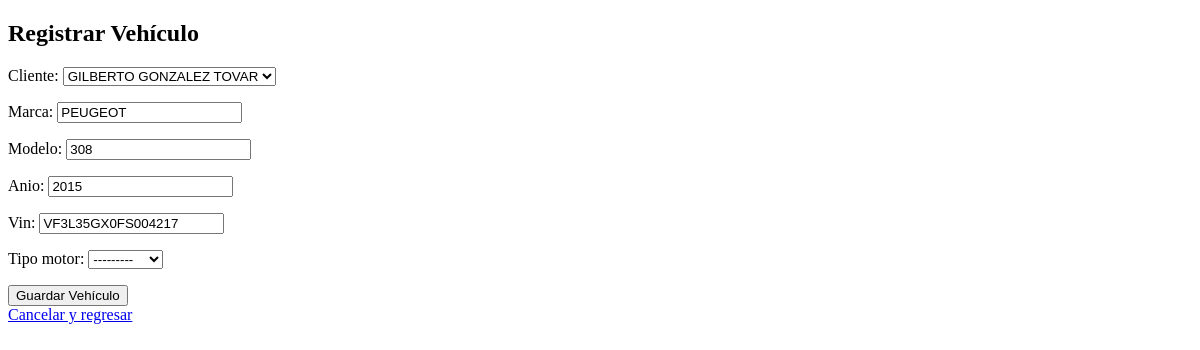
Before: /crm/vehiculos/editar/1/ with the older database file.
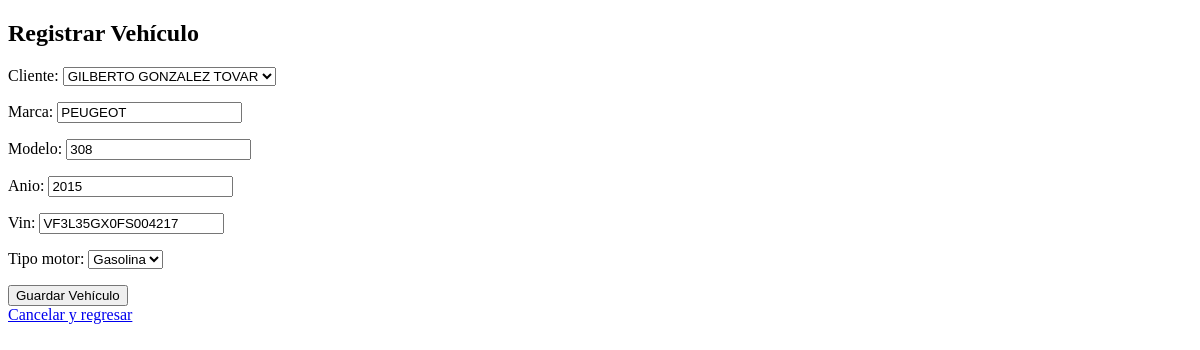
After: the same page with the newer database file.
### crm/models.py (models this page shows, shortened)
class Vehiculo(models.Model):
    cliente = models.ForeignKey(Cliente, on_delete=models.CASCADE)
    marca = models.CharField(max_length=50)
    modelo = models.CharField(max_length=50)
    anio = models.IntegerField()
    vin = models.CharField(max_length=17, unique=True, null=True, blank=True)
    tipo_motor = models.CharField(max_length=20, choices=[('Gasolina', 'Gasolina'), ('Diesel', 'Diesel'), ('Híbrido', 'Híbrido')])

### crm/views.py (the view)
# urls.py: path('vehiculos/editar/<int:pk>/', views.editar_vehiculo, name='editar_vehiculo'),
def editar_vehiculo(request, pk):
    vehiculo = get_object_or_404(Vehiculo, pk=pk)
    if request.method == 'POST':
        form = VehiculoForm(request.POST, instance=vehiculo)
        if form.is_valid():
            form.save()
            return redirect('listar_vehiculos')
    else:
        form = VehiculoForm(instance=vehiculo)
    return render(request, 'crm/vehiculo_form.html', {'form': form, 'vehiculo': vehiculo})

### crm/forms.py (shortened to what this page needs)
class VehiculoForm(forms.ModelForm):
    class Meta:
        model = Vehiculo
        fields = ['cliente', 'marca', 'modelo', 'anio', 'vin', 'tipo_motor']

### crm/models.py (called while the page is built)
    def __str__(self):
        return f"{self.nombre} {self.apellido}"

### crm/templates/crm/vehiculo_form.html (shortened to what this page needs)
<!DOCTYPE html>
<html lang="es">
  <head>
  </head>
  <body>
    <h2>Registrar Vehículo</h2>
    <form method="post">
      {% csrf_token %} {{ form.as_p }}
      <button type="submit">Guardar Vehículo</button>
    </form>
    <a href="{% url 'listar_vehiculos' %}">Cancelar y regresar</a>
  </body>
</html>

Changed rows visible on the page:
changed Vehiculo "GILBERTO GONZALEZ TOVAR": tipo_motor "---------" → "Gasolina"
